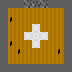

A 2D game scene composited from a Tiled map and its tileset images. What follows is a short description and the map's XML, with every tile layer's data as written:
An orthogonal 9x9 tile map with 8x8 px tiles, 1 tile layer (Tile Layer 1).

<map version="1.0" orientation="orthogonal" renderorder="right-down" width="9" height="9" tilewidth="8" tileheight="8" nextobjectid="4">
 <tileset firstgid="1" name="Element Kingdom" tilewidth="8" tileheight="8" tilecount="11" columns="0">
  <tile id="0" probability="0.5">
   <image width="8" height="8" source="../tiles/cobble-tile0.png" />
  </tile>
  <tile id="1" probability="0.5">
   <image width="8" height="8" source="../tiles/cobble-tile1.png" />
  </tile>
  <tile id="2">
   <image width="8" height="8" source="../tiles/marble-tile0.png" />
  </tile>
  <tile id="3">
   <image width="8" height="8" source="../tiles/marble-tile1.png" />
  </tile>
  <tile id="4" probability="0.05">
   <image width="8" height="8" source="../tiles/marble-tile2.png" />
  </tile>
  <tile id="5" probability="0.05">
   <image width="8" height="8" source="../tiles/marble-tile3.png" />
  </tile>
  <tile id="6">
   <image width="8" height="8" source="../tiles/wood-tile0.png" />
  </tile>
  <tile id="7">
   <image width="8" height="8" source="../tiles/wood-tile1.png" />
  </tile>
  <tile id="8" probability="0.05">
   <image width="8" height="8" source="../tiles/wood-tile2.png" />
  </tile>
  <tile id="9">
   <image width="8" height="8" source="../tiles/wood-tile3.png" />
  </tile>
  <tile id="10">
   <image width="8" height="8" source="../tiles/wall.png" />
  </tile>
 </tileset>
 <layer name="Tile Layer 1" width="9" height="9">
  <data encoding="csv">
11,11,11,2,1,2,11,11,11,
11,7,7,7,7,7,7,7,11,
11,9,7,7,7,7,7,7,11,
11,7,7,7,4,7,7,7,11,
11,7,7,4,3,4,7,7,11,
11,9,7,7,4,7,7,7,11,
11,7,9,7,7,7,7,9,11,
11,7,7,7,7,7,7,7,11,
11,11,11,11,11,11,11,11,11
</data>
 </layer>
 <objectgroup name="Object Layer 1" />
</map>